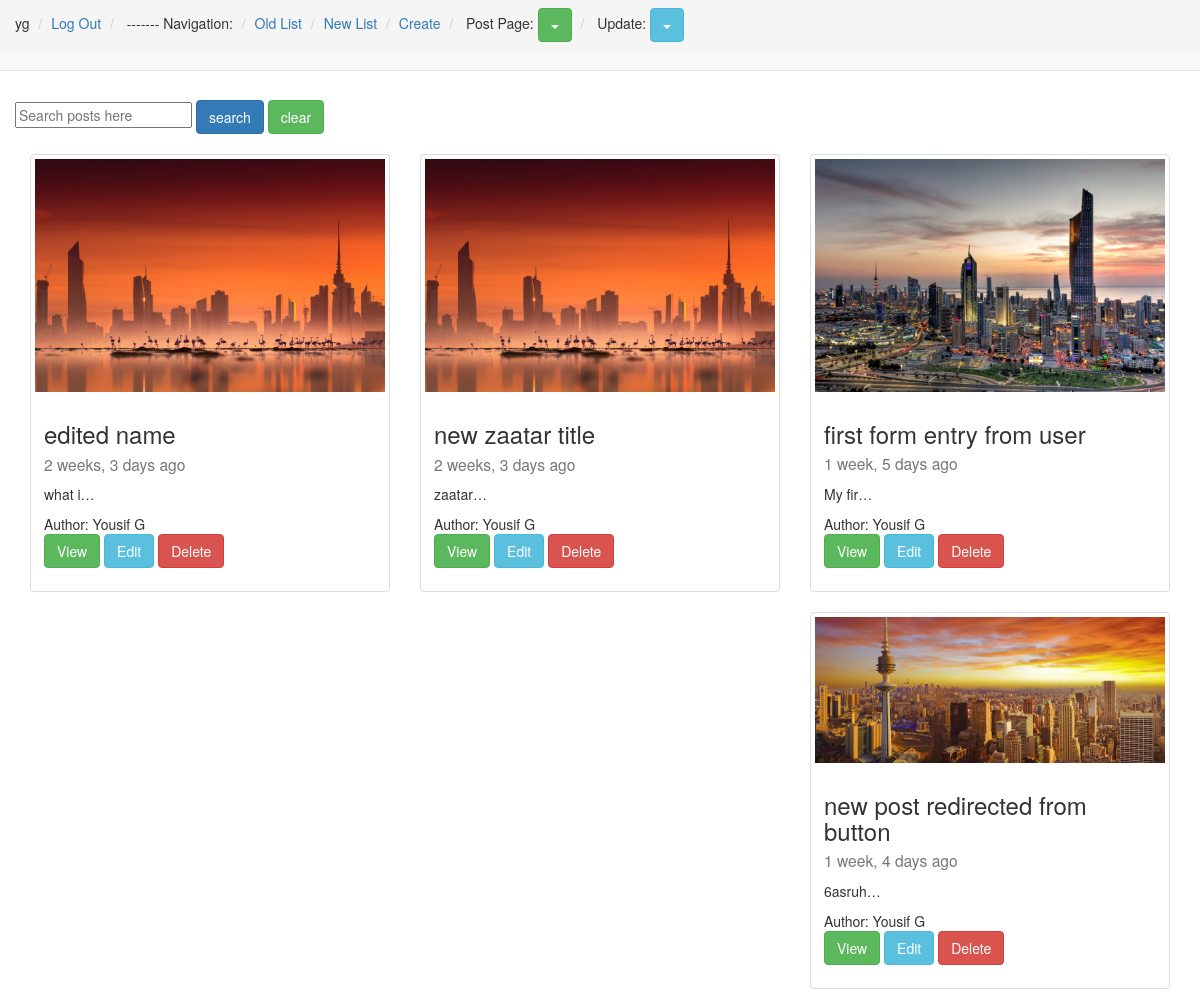
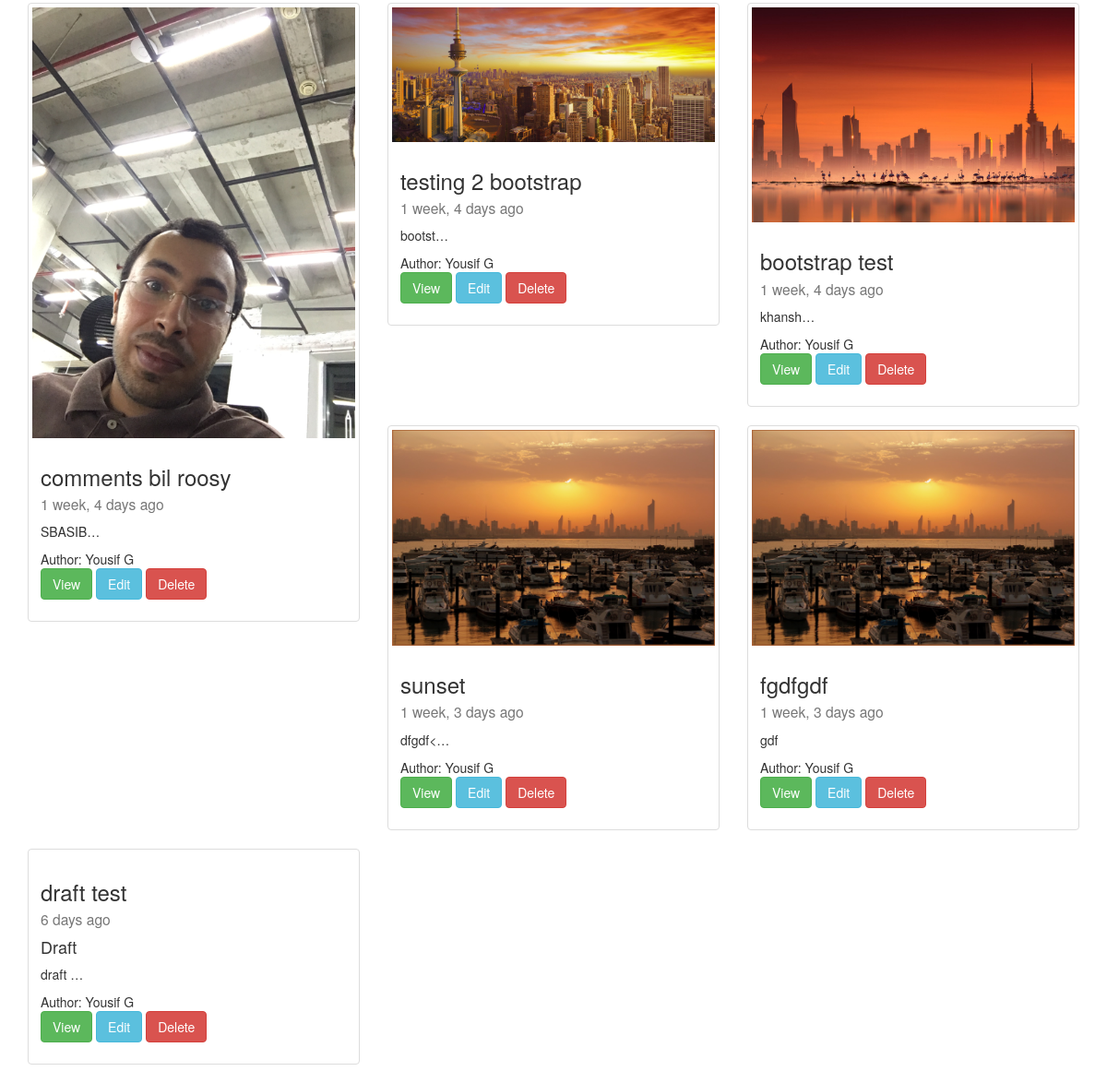
Screenshot of /list/ (signed in) with the database file from the repository (2 pictures, top to bottom).
### post/models.py (models this page shows, shortened)
class Post(models.Model):
	author = models.ForeignKey(User, default=1)
	title = models.CharField(max_length=140)
	content = models.TextField()
	draft = models.BooleanField(default=False)
	image = models.ImageField(upload_to="blog_images", null=True, blank=True)
	updated = models.DateTimeField(auto_now=True)
	timestamp = models.DateTimeField(auto_now_add=True)
	publish = models.DateField()
	slug = models.SlugField(unique=True)
	def absurl(self):
		return reverse("posts:id", kwargs={"slug": self.slug})

### post/views.py (the view, shortened to what this page needs)
# urls.py: url(r'^list/$', views.post_list, name="list"),
def post_list(request):
	today = timezone.now().date()
	post_list = Post.objects.filter(draft=False).filter(publish__lte=today)
	if request.user.is_staff or request.user.is_superuser:
		post_list = Post.objects.all()
	post_one = Post.objects.get(title="edited name")
	query = request.GET.get("q")
	context = {
	"title": "(this is taken from the context)",
	"user": request.user,
	"post_list": post_list,
	"post_one": post_one,
	"today": today,
	}
	return render(request, 'newlist.html', context)

### post/templatetags/urlify.py (called while the page is built)
@register.filter
def urlify(value):
	return quote(value)

### post/templates/newlist.html (shortened to what this page needs)
{% extends "base.html" %}
{% load urlify %}
{% block content %}
<div class="row">
<form action="{% url 'posts:list' %}" method="GET">
<input type="text" name="q" placeholder="Search posts here" value="{{request.GET.q}}">
<input type="submit" value="search" class="btn btn-primary">
<input type="reset" value="clear" class="btn btn-success">
</form>
<br>
   {% for x in post_list %}
  <div class="col-sm-6 col-md-4">
    <div class="thumbnail">
    {% if x.image %}
      <img src="{{x.image.url}}" class="img-responsive">
     {% endif %}
      <div class="caption">
        <h3>{{x.title}}<br><small>{{x.timestamp|timesince}} ago</small></h3>
        {% if x.draft %}<h4>Draft</h4>{% endif %}
        <p>{{x.content|linebreaks|truncatechars:10}}</p>
        Author: {{x.author.get_full_name}}<br>
        <p><a href="{{x.absurl}}" class="btn btn-success" role="button">View</a>
        {% if user.is_staff or user.is_superuser%}
        <a href="{% url 'posts:update' slug=x.slug  %}" class="btn btn-info" role="button">Edit</a>
        <a href="{% url 'posts:delete' slug=x.slug  %}" class="btn btn-danger" role="button">Delete</a>
        {% endif %}
        </p>
      </div>
    </div>
  </div>
  {% endfor %}
</div>
{% endblock content %}

### post/templates/base.html (shortened to what this page needs)
<!DOCTYPE html>
{% load static %}
<html lang="en">
<head>
  <link rel="stylesheet" type="text/css" href="{% static 'css/bootstrap.min.css' %}">
</head>
<body>
<nav class="navbar navbar-default navbar-fixed-top">
<ol class="breadcrumb">
  <li>{{request.user}}</li>
  {% if user.is_authenticated %} <li><a href="{% url 'posts:logout' %}">Log Out</a></li>{% endif %}
  <li> ------- Navigation:</li>
  <li><a href="{% url 'posts:list' %}">Old List</a></li>
  <li><a href="{% url 'posts:new' %}">New List</a></li>
  <li><a href="{% url 'posts:create' %}">Create</a></li>
  <li>
  Post Page:
  <button type="button" class="btn btn-success dropdown-toggle" data-toggle="dropdown" aria-haspopup="true" aria-expanded="false">
    <span class="caret"></span>
  </button>
  </li>
  <li>
Update:
  <button type="button" class="btn btn-info dropdown-toggle" data-toggle="dropdown" aria-haspopup="true" aria-expanded="false">
    <span class="caret"></span>
  </button>
  </li>
</ol>
</nav><br><br><br><br><br>
<div class="container">
    {% block content %}
    {% endblock content %}
</div>
</body>
</html>

### rows the page displays
Post: image (picture), title "edited name", timestamp "2 weeks, 3 days", content "what i…", author.get_full_name "Yousif G"
Post: image (picture), title "new zaatar title", timestamp "2 weeks, 3 days", content "zaatar…", author.get_full_name "Yousif G"
Post: image (picture), title "first form entry from user", timestamp "1 week, 5 days", content "My fir…", author.get_full_name "Yousif G"
Post: image (picture), title "new post redirected from button", timestamp "1 week, 4 days", content "6asruh…", author.get_full_name "Yousif G"
Post: image (picture), title "comments bil roosy", timestamp "1 week, 4 days", content "SBASIB…", author.get_full_name "Yousif G"
Post: image (picture), title "testing 2 bootstrap", timestamp "1 week, 4 days", content "bootst…", author.get_full_name "Yousif G"
Post: image (picture), title "bootstrap test", timestamp "1 week, 4 days", content "khansh…", author.get_full_name "Yousif G"
Post: image (picture), title "sunset", timestamp "1 week, 3 days", content "dfgdf<…", author.get_full_name "Yousif G"
Post: image (picture), title "fgdfgdf", timestamp "1 week, 3 days", content "gdf", author.get_full_name "Yousif G"
Post: title "draft test", timestamp "6 days", draft "Draft", content "draft …", author.get_full_name "Yousif G"

### other values shown
{{ request.user }} "yg"
